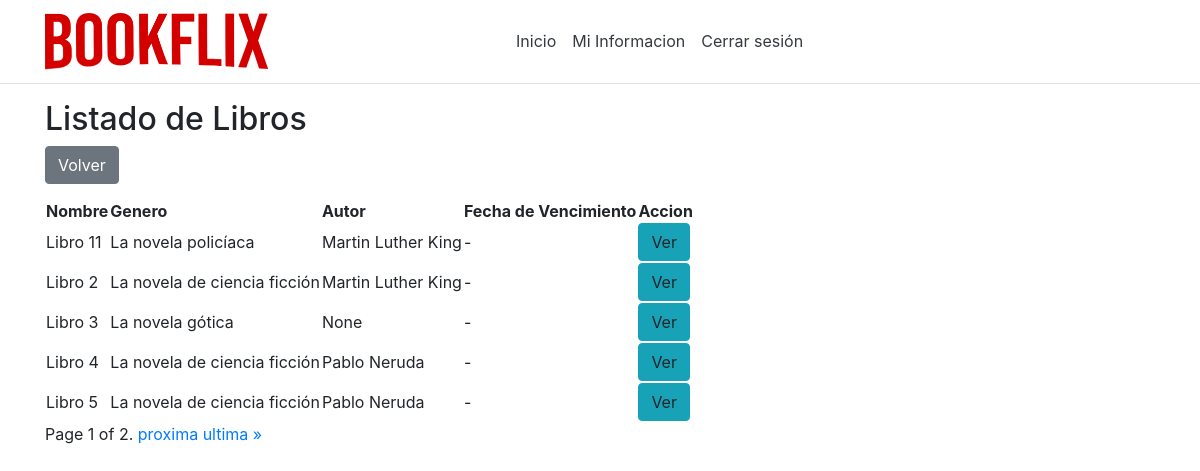
The app's page /listBooks/ (signed in), older data.
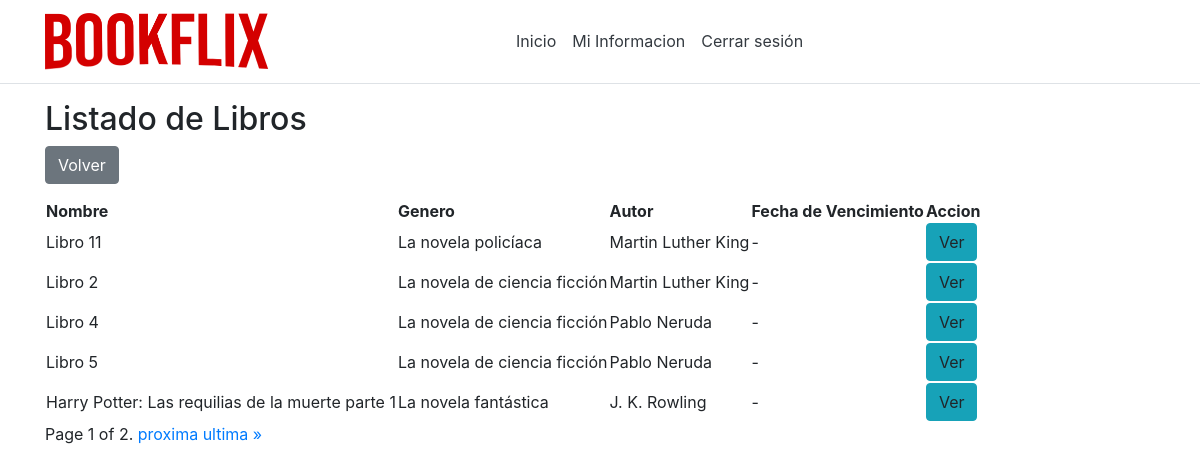
The same page, newer data.
### app/models.py (models this page shows, shortened)
class Libro(models.Model):
    id = models.AutoField(primary_key=True)
    nombre = models.CharField(max_length=50,unique=True)
    isbn = models.IntegerField(unique=True)
    idAutor = models.ForeignKey(Autor,on_delete=models.CASCADE,null=True,blank=True)
    idGenero = models.ForeignKey(Genero,on_delete=models.CASCADE,null=True,blank=True)
    idEditorial = models.ForeignKey(Editorial,on_delete=models.CASCADE,null=True,blank=True)
    descripcion = models.CharField(max_length=1000)
    foto = models.ImageField(upload_to='images/',null=True,blank=True)
    vistos = models.IntegerField(null=True, default=0)
    ultimoCapitulo = models.BooleanField(default=False)
    fechaLanzamientoFinal = models.DateField(null=True)
    fechaVencimientoFinal = models.DateField(null=True)

class Genero(models.Model):
    id = models.AutoField(primary_key=True)
    nombre = models.CharField(max_length=50,unique=True)
    def __str__(self):
        return self.nombre

class Autor(models.Model):
    id = models.AutoField(primary_key=True)
    nombre = models.CharField(max_length=50,unique=True)
    def __str__(self):
        return self.nombre

### app/views.py (the view)
# urls.py: path('listBooks/', views.listBooks),
def listBooks(request):
    libros = Libro.objects.all().order_by('vistos')
    capitulos = Capitulo.objects.all()
    paginator = Paginator(libros, 5)
    page_number = request.GET.get('page')
    page_obj = paginator.get_page(page_number)
    return render(request, "shared/listOfBooks.html", {'libros': page_obj, 'capitulos': capitulos})

### app/models.py (called while the page is built)
    @property
    def is_active(self):
        return self.active

    @property
    def is_superuser(self):
        return self.superuser

### app/templates/shared/listOfBooks.html (shortened to what this page needs)
{% extends 'default/layout.html' %}
{% block suscriptor %}
<h2>Listado de Libros</h2>
<form method="get" action="/inicio">
    <button class="btn btn-secondary" type="submit">Volver</button>
</form>
<table>
    <thead>
        <tr>
            <th>Nombre</th>
            <th>Genero</th>
            <th>Autor</th>
            <th>Fecha de Vencimiento</th>
            <th>Accion</th>
        </tr>
    </thead>
    <tbody>
        {% for libro in libros %}
        <tr>
            <td>{{ libro.nombre }}</td>
            <td>{{ libro.idGenero }}</td>
            <td>{{ libro.idAutor }}</td>
            <td>-</td>
            <td><a class="btn btn-info" role="button" >Ver</a></td>
        {% endfor %}
    </tbody>
</table>
<div class="pagination">
    <span class="step-links">
        <span class="current">
            Page {{ libros.number }} of {{ libros.paginator.num_pages }}.
        </span>
        {% if libros.has_next %}
            <a href="?page={{ libros.next_page_number }}">proxima</a>
            <a href="?page={{ libros.paginator.num_pages }}">ultima &raquo;</a>
        {% endif %}
    </span>
</div>
{% endblock %}

Row changes from the older to the newer data that the page shows:
removed Libro: nombre "Libro 3", idGenero "La novela gótica", idAutor "None"
now on this page (row edited): Libro: nombre "Harry Potter: Las requilias de la muerte parte 1", idGenero "La novela fantástica", idAutor "J. K. Rowling"
